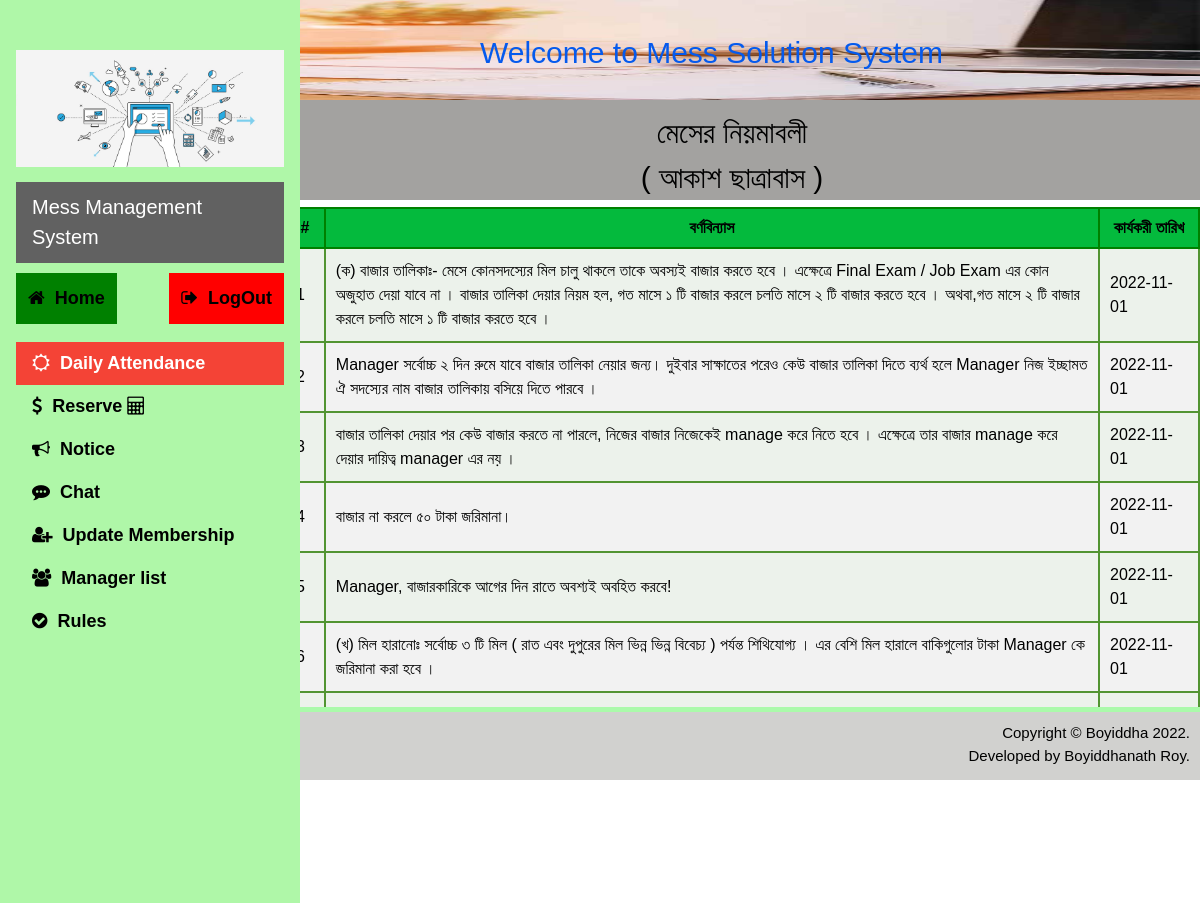
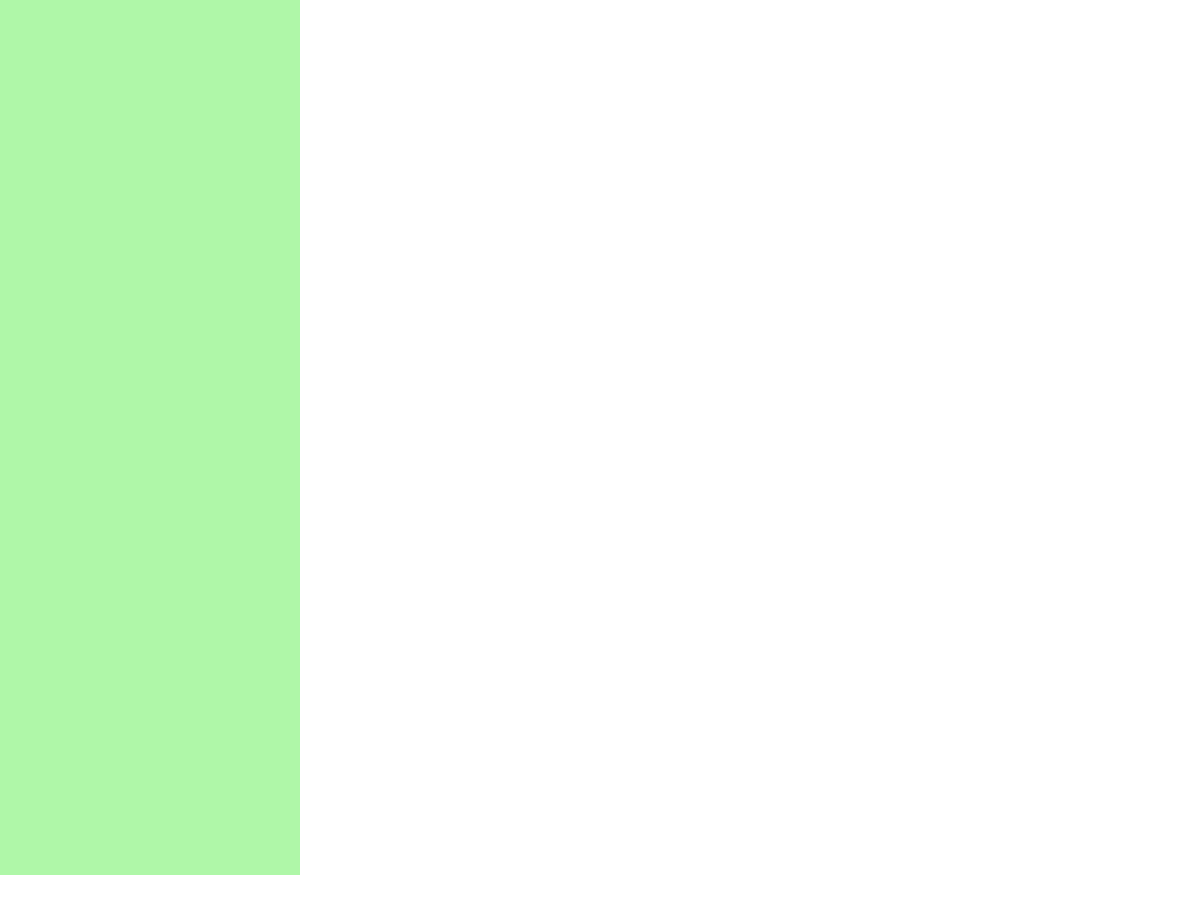
The app's page /manager/rules.php (signed in) with its own data (2 pictures, top to bottom).
### tables this page shows
CREATE TABLE `rules` (
  `sl_no` int(11) NOT NULL,
  `description` varchar(500) NOT NULL,
  `effective_date` date NOT NULL
);

### manager/rules.php (the view, shortened to what this page needs)
<?php
	include 'database/Connection.php';
?>
<!DOCTYPE html>
<html lang="en">
<head>
		<link rel="stylesheet" href="https://cdnjs.cloudflare.com/ajax/libs/font-awesome/4.7.0/css/font-awesome.min.css">
		 <link rel="stylesheet" href="css/w3.css">
		<link rel="stylesheet" href="css/font.css">
</head>
<body>
	<?php
	include('navigation.php');
	?>
	<div class="photo1">
		<img class="img1"src="img/banner.jpg"  >
		<div class="text1">
			Welcome to Mess Solution System
		</div>
	</div>
	<div class="name" >
	<h2 >   মেসের নিয়মাবলী <br> ( আকাশ ছাত্রাবাস )   </h2>
	</div>
	<div class="wrap">
		<div class ="wrp" style="height:500px;overflow-x:auto;overflow-y:auto;">
			<table >
				<thead >
					<tr >
						<th>#</th>
						<th>বর্ণবিন্যাস </th>
						<th style="width:100px;" >কার্যকরী তারিখ</th>
					</tr>
				</thead>
				<tbody>
				  <?php
						$query = "SELECT * FROM rules";
						$rs = $conn->query($query);
						$num = $rs->num_rows;
						$sn=0;
						if($num > 0){
							while ($rows = $rs->fetch_assoc()) {
								$sn = $sn + 1;
								echo"
									<tr>
									<td>".$sn."</td>
									<td>".$rows['description']."</td>
									<td>".$rows['effective_date']."</td>
									</tr>";
							}
						}
						else{
							 echo "<div class='alert'>
								<span class='closebtn' onclick=\"this.parentElement.style.display='none';\">&times;</span>
								<strong>No Record Found!</strong>
								</div>";
						}
					  ?>
				</tbody>
			</table>
		</div>
	</div>
	<div style="margin:0;padding:0;background-color:#aafaaa;height:5px;"></div>
	<div class="footer">
		Copyright &copy; Boyiddha 2022.<br> Developed by Boyiddhanath Roy.
	</div>
</body>
</html>

### manager/css/w3.css (style rules this page uses)
html { box-sizing:border-box }
*,*:before,*:after { box-sizing:inherit }
html { -ms-text-size-adjust:100%;-webkit-text-size-adjust:100% }
body { margin:0 }
img { border-style:none }
html,body { font-family:Verdana,sans-serif;font-size:15px;line-height:1.5 }
html { overflow-x:hidden }
h2 { font-size:30px }
h1,h2,h3,h4,h5,h6 { font-family:"Segoe UI",Arial,sans-serif;font-weight:400;margin:10px 0 }
img { vertical-align:middle }

### manager/rules.php (style rules this page uses)
body,h1,h2,h3,h4,h5 { font-family: "Poppins", sans-serif }
body { font-size:16px; }
.img1 { height:100px; width:100%; }
.photo1 { position:relative; text-align:center; color:#055aed; }
.text1 { position:absolute; top:30%; left:40%; font-size:30px; }
.wrap { margin-left:22%; margin-top:107px; width:78%; background-color:#ecf2eb; }
.wrp { margin-left:20px; height:490px; overflow-x:hidden; overflow-y:scroll; }
table { border-collapse: collapse; border-spacing: 0; border: 1px solid green; width:auto; }
td { text-align: left; padding: 10px; border: 2px solid #529432; }
th { height:40px; text-aign:left; border:2px solid green; position:sticky; top: 0px; background:#04ba3d; }
tr:nth-child(even) { background-color: #f2f2f2 }
.name { position:absolute; margin-left:22%; background-color:#a3a2a0; height:100px; width:78%; text-align:center; }
.wrap:after { content:''; display:table; clear:both; }
.footer { background-color: #d1d1cf; color: black; padding: 10px; text-align: right; font-size: 15px; height:68px; }
.footer::after { display: table; content: ''; clear: both; }

### records on screen
rules: description "(ক) বাজার তালিকাঃ- মেসে কোনসদস্যের মিল চালু থাকলে তাকে অবস্যই বাজার করতে হবে । এক্ষেত্রে Final Exam / Job Exam এর কোন অজুহাত দেয়া যাবে না । বাজার তালিকা দেয়ার নিয়ম হল, গত মাসে ১ টি বাজার করলে চলতি মাসে ২ টি বাজার করতে হবে । অথবা,গত মাসে ২ টি বাজার করলে চলতি মাসে ১ টি বাজার করতে হবে ।", effective_date "2022-11-01"
rules: description "Manager সর্বোচ্চ ২ দিন রুমে যাবে বাজার তালিকা নেয়ার জন্য। দুইবার সাক্ষাতের পরেও কেউ বাজার তালিকা দিতে ব্যর্থ হলে Manager নিজ ইচ্ছামত ঐ সদস্যের নাম বাজার তালিকায় বসিয়ে দিতে পারবে ।", effective_date "2022-11-01"
rules: description "বাজার তালিকা দেয়ার পর কেউ বাজার করতে না পারলে, নিজের বাজার নিজেকেই manage করে নিতে হবে । এক্ষেত্রে তার বাজার manage করে দেয়ার দায়িত্ব manager এর নয় ।", effective_date "2022-11-01"
rules: description "বাজার না করলে ৫০ টাকা জরিমানা।", effective_date "2022-11-01"
rules: description "Manager, বাজারকারিকে আগের দিন রাতে অবশ্যই অবহিত করবে!", effective_date "2022-11-01"
rules: description "(খ) মিল হারানোঃ সর্বোচ্চ ৩ টি মিল ( রাত এবং দুপুরের মিল ভিন্ন ভিন্ন বিবেচ্য ) পর্যন্ত শিথিযোগ্য । এর বেশি মিল হারালে বাকিগুলোর টাকা Manager কে জরিমানা করা হবে ।", effective_date "2022-11-01"
